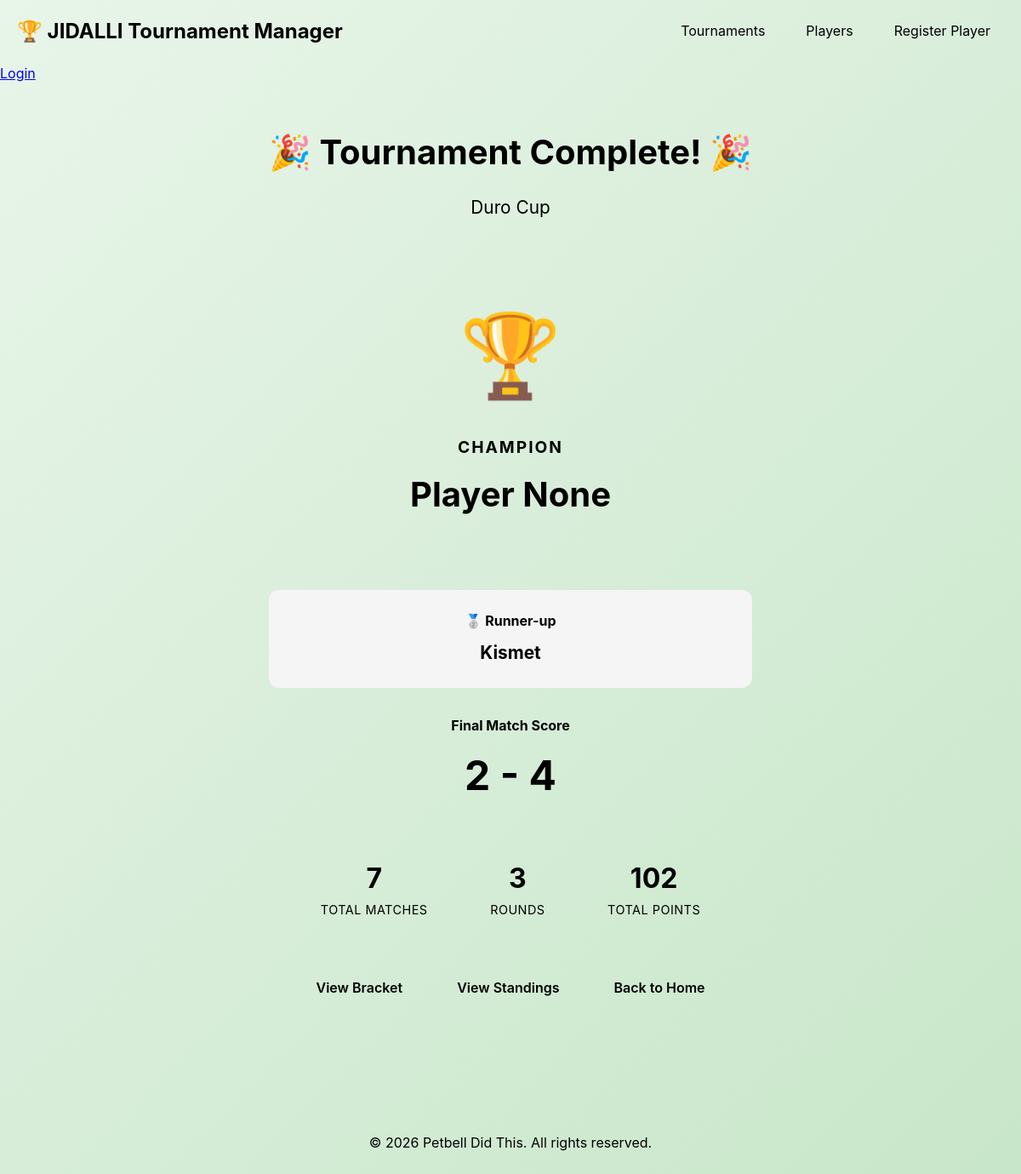
Page /tournaments/1/winner on the committed database.
### models.py (models this page shows)
class Tournament (SQLModel, table=True):
    tournament_id: int = Field(default=None, primary_key=True)
    name: str
    status: str
    number_of_teams: int
    current_round: int
    total_rounds: int
    winner_id: int | None = None

class Player(SQLModel, table=True):
    player_id: int = Field(default=None, primary_key=True)
    name: str
    email: str
    games: list["Game"] = Relationship(back_populates="player")

class Match (SQLModel, table=True):
    match_id: int = Field(default=None, primary_key=True)
    tournament_id: int = Field(foreign_key="tournament.tournament_id")
    round_num: int
    team1_id: str
    team2_id : str
    team1_score : int | None = None
    team2_score : int | None = None
    winner_id: int | None = None
    loser_id : int | None = None
    status: str

### game.py (the view)
@app.get("/tournaments/{tournament_id}/winner", response_class=HTMLResponse)
async def tournament_winner_view(
    request: Request,
    tournament_id: int,
    session: sessionDep
):
    tournament = session.get(Tournament, tournament_id)
    if not tournament:
        raise HTTPException(status_code=404, detail="Tournament not found")
    if tournament.status != "completed":
        return RedirectResponse(
            url=f"/tournaments/{tournament_id}",
            status_code=303
        )
    winner = session.get(Player, tournament.winner_id) if tournament.winner_id else None
    final_match = session.exec(
        select(Match).where(
            (Match.tournament_id == tournament_id) &
            (Match.round_num == tournament.total_rounds)
        )
    ).first()
    runner_up = session.get(Player, final_match.loser_id) if (final_match and final_match.loser_id) else None
    all_matches = session.exec(
        select(Match).where(
            (Match.tournament_id == tournament_id) &
            (Match.status == "completed")
        )
    ).all()
    total_matches = len(all_matches)
    total_points = sum(m.team1_score + m.team2_score for m in all_matches)
    return templates.TemplateResponse(
        "winner.html",
        {
            "request": request,
            "tournament": tournament,
            "winner": winner,
            "runner_up": runner_up,
            "final_match": final_match,
            "total_matches": total_matches,
            "total_points": total_points
        }
    )

### templates/winner.html (shortened to what this page needs)
{% extends "base.html" %}
{% block content %}
<div class="winner-celebration">
    <div class="winner-container">
        <h1 class="celebration-title">🎉 Tournament Complete! 🎉</h1>
        <div class="tournament-name">{{ tournament.name }}</div>
        <div class="champion-card">
            <div class="trophy-icon">🏆</div>
            <h2 class="champion-label">CHAMPION</h2>
            <h3 class="champion-name">{{ winner.name if winner else "Player " + tournament.winner_id|string }}</h3>
        </div>
        {% if runner_up %}
        <div class="runner-up-card">
            <h4>🥈 Runner-up</h4>
            <p>{{ runner_up.name }}</p>
        </div>
        {% endif %}
        {% if final_match %}
        <div class="final-score-display">
            <h4>Final Match Score</h4>
            <div class="score-large">
                {{ final_match.team1_score }} - {{ final_match.team2_score }}
            </div>
        </div>
        {% endif %}
        <div class="tournament-stats">
            <div class="stat-box">
                <span class="stat-number">{{ total_matches }}</span>
                <span class="stat-label">Total Matches</span>
            </div>
            <div class="stat-box">
                <span class="stat-number">{{ tournament.total_rounds }}</span>
                <span class="stat-label">Rounds</span>
            </div>
            <div class="stat-box">
                <span class="stat-number">{{ total_points }}</span>
                <span class="stat-label">Total Points</span>
            </div>
        </div>
        <div class="actions">
            <a href="/tournaments/{{ tournament.tournament_id }}" class="btn btn-outline">View Bracket</a>
            <a href="/tournaments/{{ tournament.tournament_id }}/standings" class="btn btn-primary">View Standings</a>
            <a href="/" class="btn btn-secondary">Back to Home</a>
        </div>
    </div>
</div>
{% endblock %}

### static/style.css (style rules this page uses)
* { margin: 0; padding: 0; box-sizing: border-box; }
body { font-family: -apple-system, BlinkMacSystemFont, 'Segoe UI', Roboto, Oxygen, Ubuntu, Cantarell, sans-serif; line-height: 1.6; color: var(--text-dark); background: linear-gradient(135deg, #e8f5e9 0%, #c8e6c9 100%); min-height: 100vh; }
.btn { display: inline-block; padding: 0.75rem 1.5rem; border-radius: 8px; text-decoration: none; border: none; cursor: pointer; font-size: 1rem; font-weight: 600; transition: all 0.3s; text-align: center; }
.btn-primary { background: linear-gradient(135deg, var(--primary-green) 0%, var(--dark-green) 100%); color: var(--white); box-shadow: var(--shadow-sm); }
.btn-secondary { background: var(--light-gray); color: var(--text-dark); }
.btn-outline { background: transparent; border: 2px solid var(--primary-green); color: var(--primary-green); }
.stat-label { color: var(--text-light); font-size: 0.9rem; text-transform: uppercase; letter-spacing: 0.5px; }
.winner-celebration { position: relative; min-height: 80vh; display: flex; align-items: center; justify-content: center; }
.winner-container { background: var(--white); padding: 3rem; border-radius: 20px; box-shadow: var(--shadow-lg); text-align: center; max-width: 700px; margin: 0 auto; border: 4px solid var(--primary-green); }
.celebration-title { font-size: 2.5rem; color: var(--primary-green); margin-bottom: 1rem; animation: bounce 1s infinite; }
.tournament-name { font-size: 1.3rem; color: var(--text-light); margin-bottom: 2rem; }
.champion-card { background: linear-gradient(135deg, var(--pale-green) 0%, #a5d6a7 100%); padding: 3rem; border-radius: 16px; margin: 2rem 0; border: 3px solid var(--primary-green); }
.trophy-icon { font-size: 6rem; margin-bottom: 1rem; animation: rotate 3s linear infinite; }
.champion-label { color: var(--dark-green); font-size: 1.2rem; text-transform: uppercase; letter-spacing: 2px; margin-bottom: 0.5rem; }
.champion-name { font-size: 2.5rem; color: var(--dark-green); font-weight: bold; margin: 0; }
.runner-up-card { background: #f5f5f5; padding: 1.5rem; border-radius: 12px; margin: 2rem 0; }
.runner-up-card h4 { color: var(--text-dark); margin-bottom: 0.5rem; }
.runner-up-card p { font-size: 1.3rem; font-weight: bold; color: var(--text-dark); }
.final-score-display { margin: 2rem 0; }
.final-score-display h4 { color: var(--text-light); margin-bottom: 0.5rem; }
.score-large { font-size: 3rem; font-weight: bold; color: var(--primary-green); }
.tournament-stats { display: flex; justify-content: space-around; margin: 2rem 0; padding: 1.5rem; background: var(--pale-green); border-radius: 12px; }
.stat-box { display: flex; flex-direction: column; align-items: center; }
.stat-number { font-size: 2rem; font-weight: bold; color: var(--dark-green); }
.stat-label { font-size: 0.9rem; color: var(--text-light); text-transform: uppercase; }
.actions { display: flex; gap: 1rem; justify-content: center; margin-top: 2rem; }

### rows in the picture
Tournament: name "Duro Cup", winner "Player None", total_rounds "3"
Player: name "Kismet"
Match: team1_score "2", team2_score "4"

### other values in the picture
{{ total_matches }} "7"
{{ total_points }} "102"
